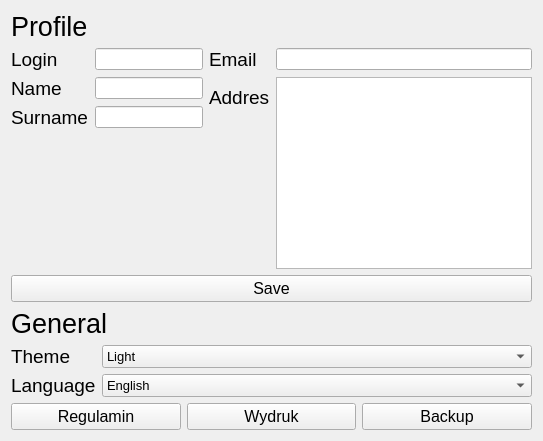
         <widget class="QWidget" name="user_page">
          <layout class="QVBoxLayout" name="verticalLayout_17">
           <item>
            <widget class="QLabel" name="profile_setting_label">
             <property name="font">
              <font>
               <pointsize>20</pointsize>
              </font>
             </property>
             <property name="text">
              <string>Profile</string>
             </property>
            </widget>
           </item>
           <item>
            <layout class="QHBoxLayout" name="profile_setting">
             <item>
              <layout class="QFormLayout" name="profile_1">
               <item row="0" column="0">
                <widget class="QLabel" name="login_label">
                 <property name="font">
                  <font>
                   <pointsize>14</pointsize>
                  </font>
                 </property>
                 <property name="text">
                  <string>Login</string>
                 </property>
                </widget>
               </item>
               <item row="0" column="1">
                <widget class="QLineEdit" name="login"/>
               </item>
               <item row="1" column="0">
                <widget class="QLabel" name="name_label">
                 <property name="font">
                  <font>
                   <pointsize>14</pointsize>
                  </font>
                 </property>
                 <property name="text">
                  <string>Name</string>
                 </property>
                </widget>
               </item>
               <item row="1" column="1">
                <widget class="QLineEdit" name="name"/>
               </item>
               <item row="2" column="0">
                <widget class="QLabel" name="surname_label">
                 <property name="font">
                  <font>
                   <pointsize>14</pointsize>
                  </font>
                 </property>
                 <property name="text">
                  <string>Surname</string>
                 </property>
                </widget>
               </item>
               <item row="2" column="1">
                <widget class="QLineEdit" name="surname"/>
               </item>
              </layout>
             </item>
             <item>
              <layout class="QFormLayout" name="profile_2">
               <item row="0" column="0">
                <widget class="QLabel" name="email_label">
                 <property name="font">
                  <font>
                   <pointsize>14</pointsize>
                  </font>
                 </property>
                 <property name="text">
                  <string>Email</string>
                 </property>
                </widget>
               </item>
               <item row="1" column="0">
                <widget class="QLabel" name="addres_label">
                 <property name="font">
                  <font>
                   <pointsize>14</pointsize>
                  </font>
                 </property>
                 <property name="text">
                  <string>Addres</string>
                 </property>
                </widget>
               </item>
               <item row="0" column="1">
                <widget class="QLineEdit" name="email"/>
               </item>
               <item row="1" column="1">
                <widget class="QPlainTextEdit" name="addres"/>
               </item>
              </layout>
             </item>
            </layout>
           </item>
           <item>
            <widget class="QPushButton" name="profile_save_btn">
             <property name="font">
              <font>
               <pointsize>12</pointsize>
              </font>
             </property>
             <property name="text">
              <string>Save</string>
             </property>
            </widget>
           </item>
           <item>
            <widget class="QLabel" name="general_setting_label">
             <property name="font">
              <font>
               <pointsize>20</pointsize>
              </font>
             </property>
             <property name="text">
              <string>General</string>
             </property>
            </widget>
           </item>
           <item>
            <layout class="QFormLayout" name="general_setting">
             <item row="0" column="0">
              <widget class="QLabel" name="theme">
               <property name="font">
                <font>
                 <pointsize>14</pointsize>
                </font>
               </property>
               <property name="text">
                <string>Theme</string>
               </property>
              </widget>
             </item>
             <item row="0" column="1">
              <widget class="QComboBox" name="theme_combo">
               <property name="font">
                <font>
                 <pointsize>10</pointsize>
                </font>
               </property>
               <item>
                <property name="text">
                 <string>Light</string>
                </property>
               </item>
               <item>
                <property name="text">
                 <string>Dark</string>
                </property>
               </item>
              </widget>
             </item>
             <item row="1" column="0">
              <widget class="QLabel" name="language">
               <property name="font">
                <font>
                 <pointsize>14</pointsize>
                </font>
               </property>
               <property name="text">
                <string>Language</string>
               </property>
              </widget>
             </item>
             <item row="1" column="1">
              <widget class="QComboBox" name="language_combo">
               <property name="font">
                <font>
                 <pointsize>10</pointsize>
                </font>
               </property>
               <item>
                <property name="text">
                 <string>English</string>
                </property>
               </item>
               <item>
                <property name="text">
                 <string>Polish</string>
                </property>
               </item>
              </widget>
             </item>
            </layout>
           </item>
           <item>
            <layout class="QHBoxLayout" name="horizontalLayout_5">
             <item>
              <widget class="QPushButton" name="regulamin_btn">
               <property name="font">
                <font>
                 <pointsize>12</pointsize>
                </font>
               </property>
               <property name="text">
                <string>Regulamin</string>
               </property>
              </widget>
             </item>
             <item>
              <widget class="QPushButton" name="wydruk_btn">
               <property name="font">
                <font>
                 <pointsize>12</pointsize>
                </font>
               </property>
               <property name="text">
                <string>Wydruk</string>
               </property>
              </widget>
             </item>
             <item>
              <widget class="QPushButton" name="backup_btn">
               <property name="font">
                <font>
                 <pointsize>12</pointsize>
                </font>
               </property>
               <property name="text">
                <string>Backup</string>
               </property>
              </widget>
             </item>
            </layout>
           </item>
          </layout>
         </widget>
